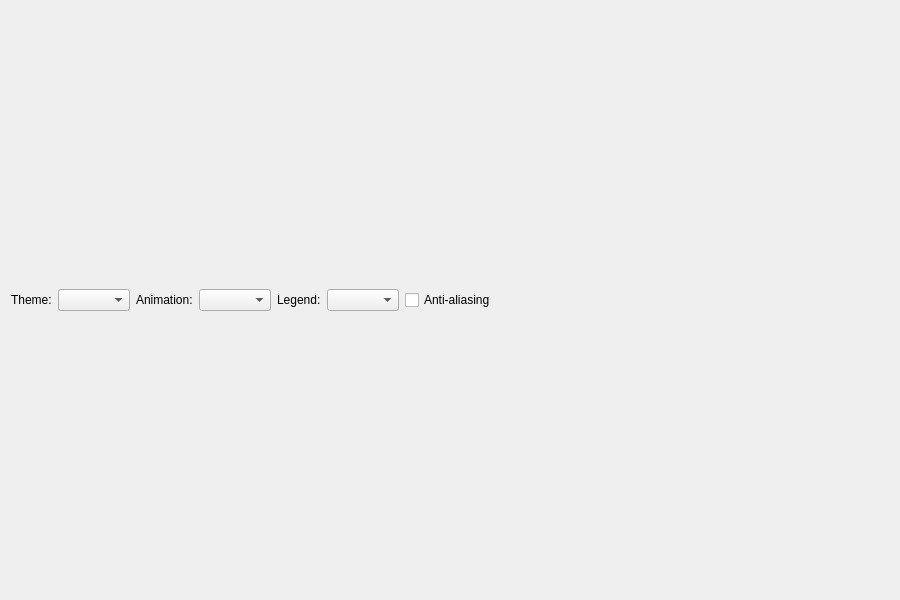
<?xml version="1.0" encoding="UTF-8"?>
<ui version="4.0">
 <class>ThemeWidgetForm</class>
 <widget class="QWidget" name="ThemeWidgetForm">
  <property name="geometry">
   <rect>
    <x>0</x>
    <y>0</y>
    <width>900</width>
    <height>600</height>
   </rect>
  </property>
  <layout class="QGridLayout" name="gridLayout">
   <item row="0" column="0" colspan="3">
    <layout class="QHBoxLayout" name="horizontalLayout">
     <item>
      <widget class="QLabel" name="themeLabel">
       <property name="text">
        <string>Theme:</string>
       </property>
      </widget>
     </item>
     <item>
      <widget class="QComboBox" name="themeComboBox"/>
     </item>
     <item>
      <widget class="QLabel" name="animatedLabel">
       <property name="text">
        <string>Animation:</string>
       </property>
      </widget>
     </item>
     <item>
      <widget class="QComboBox" name="animatedComboBox"/>
     </item>
     <item>
      <widget class="QLabel" name="legendLabel">
       <property name="text">
        <string>Legend:</string>
       </property>
      </widget>
     </item>
     <item>
      <widget class="QComboBox" name="legendComboBox"/>
     </item>
     <item>
      <widget class="QCheckBox" name="antialiasCheckBox">
       <property name="text">
        <string>Anti-aliasing</string>
       </property>
       <property name="checked">
        <bool>false</bool>
       </property>
      </widget>
     </item>
     <item>
      <spacer name="horizontalSpacer">
       <property name="orientation">
        <enum>Qt::Horizontal</enum>
       </property>
       <property name="sizeHint" stdset="0">
        <size>
         <width>40</width>
         <height>20</height>
        </size>
       </property>
      </spacer>
     </item>
    </layout>
   </item>
  </layout>
 </widget>
 <resources/>
 <connections>
  <connection>
   <sender>themeComboBox</sender>
   <signal>currentIndexChanged(int)</signal>
   <receiver>ThemeWidgetForm</receiver>
   <slot>update_ui()</slot>
  </connection>
  <connection>
   <sender>antialiasCheckBox</sender>
   <signal>toggled(bool)</signal>
   <receiver>ThemeWidgetForm</receiver>
   <slot>update_ui()</slot>
  </connection>
  <connection>
   <sender>legendComboBox</sender>
   <signal>currentIndexChanged(int)</signal>
   <receiver>ThemeWidgetForm</receiver>
   <slot>update_ui()</slot>
  </connection>
  <connection>
   <sender>animatedComboBox</sender>
   <signal>currentIndexChanged(int)</signal>
   <receiver>ThemeWidgetForm</receiver>
   <slot>update_ui()</slot>
  </connection>
 </connections>
 <slots>
  <slot>update_ui()</slot>
 </slots>
</ui>
